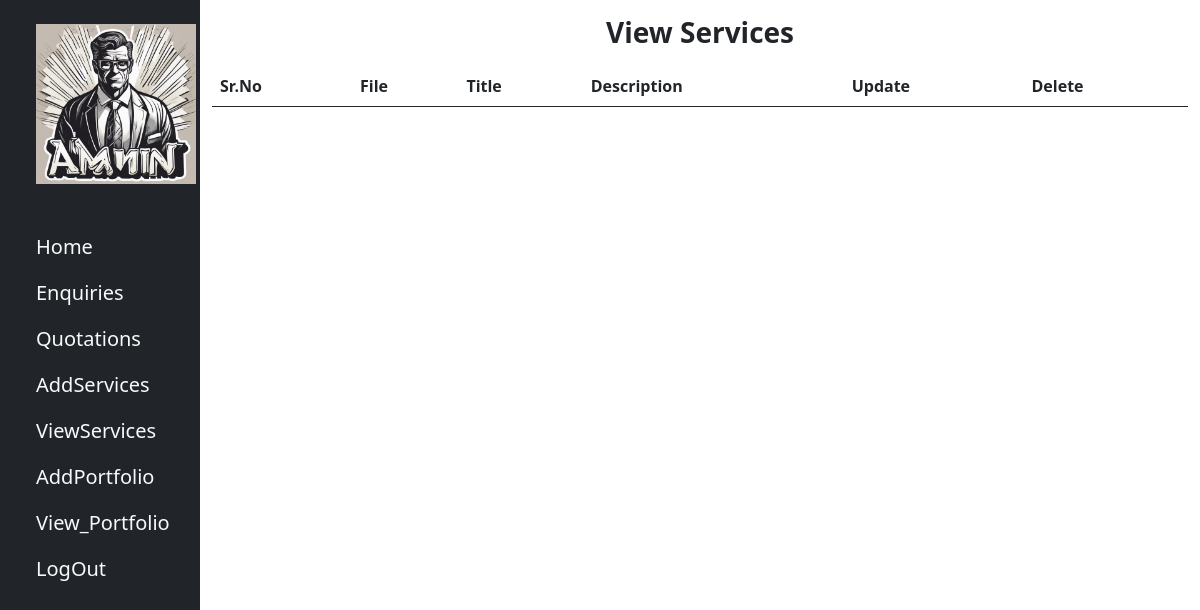
The page /view_services/ on the database as committed earlier.
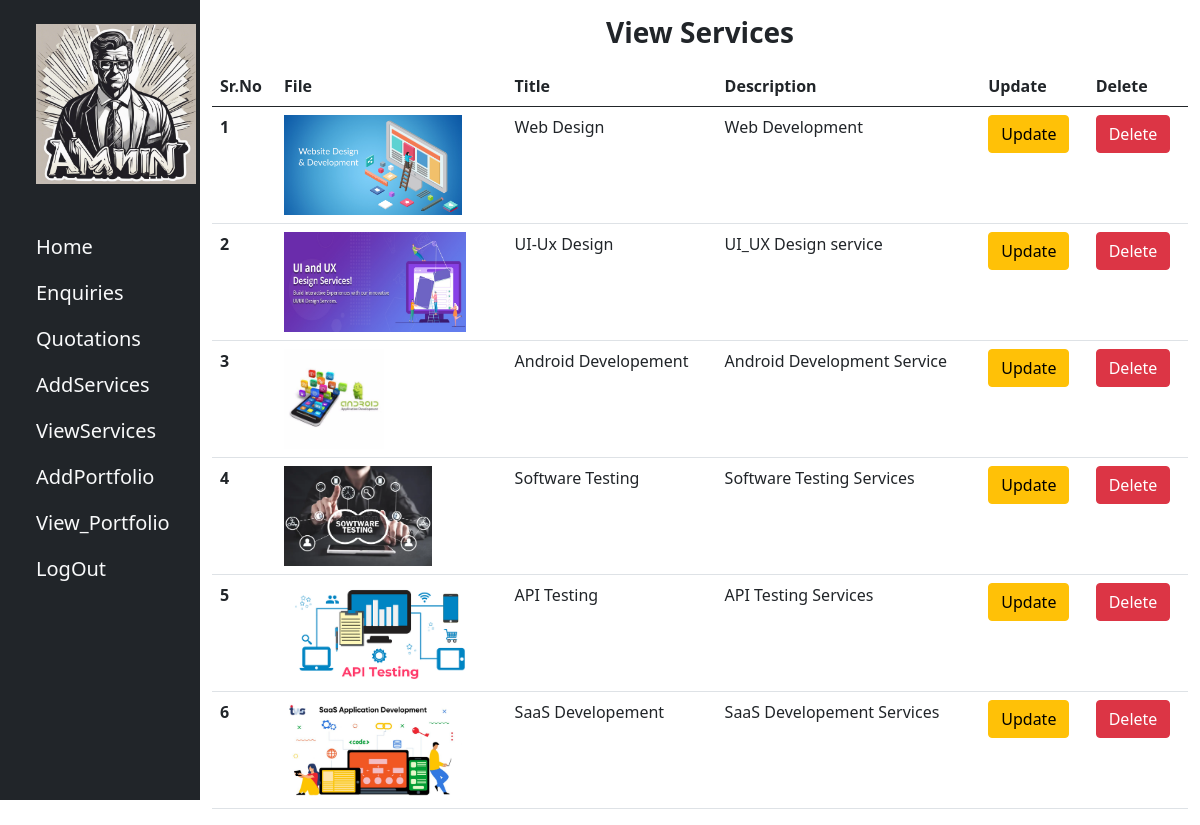
The same page on the database as committed later.
### projectApp/models.py (models this page shows)
class Service(models.Model):
    file=models.FileField(upload_to="images/")
    title=models.CharField(max_length=30)
    description=models.TextField(max_length=50)

### projectApp/views.py (the view)
# urls.py: path("view_services/",views.watch_services,name="watch_services"),
def watch_services(request):
    services=Service.objects.all()
    return render(request,'view_services.html',{'services':services})

### projectApp/templates/view_services.html (shortened to what this page needs)
<!DOCTYPE html>
<html lang="en">
  <head>
    <link
      rel="stylesheet"
      href="https://cdnjs.cloudflare.com/ajax/libs/font-awesome/6.5.1/css/all.min.css"
    />
    <link
      href="https://cdn.jsdelivr.net/npm/bootstrap@5.0.2/dist/css/bootstrap.min.css"
      rel="stylesheet"
    />
  </head>
  <body>
    <div class="container-fluid">
      <div class="row">
        <div class="col-md-2 bg-dark text-light lead vh-100">
          {% include 'side_nav.html' %}
        </div>
        <div class="col-md-10">
          <h3 class="text-center mt-3 mb-3 fw-bold">View Services</h3>
          <table class="table">
            <thead>
              <tr>
                <th scope="col">Sr.No</th>
                <th scope="col">File</th>
                <th scope="col">Title</th>
                <th scope="col">Description</th>
                <th scope="col">Update</th>
                <th scope="col">Delete</th>
              </tr>
            </thead>
            <tbody>
              {% for item in services %}
              <tr>
                <th scope="row">{{ item.id}}</th>
                <td>
                  <img src="{{item.file.url}}" alt="File" height="100px" />
                </td>
                <td>{{item.title}}</td>
                <td>{{item.description}}</td>
                <td><a href="/updateservice/{{item.id}}" class="btn btn-warning">Update</a></td>
                <td>
                  <a
                    href="/delete_view_service/{{item.id}}"
                    class="btn btn-danger"
                    onclick="javascript:return confirm('Are You Sure to Delete')"
                    >Delete</a
                  >
                </td>
              </tr>
              {% endfor %}
            </tbody>
          </table>
        </div>
      </div>
    </div>
  </body>
</html>

Rows that differ between the two databases and show on the page:
added Service: id "1", file (picture), title "Web Design", description "Web Development"
added Service: id "2", file (picture), title "UI-Ux Design", description "UI_UX Design service"
added Service: id "3", file (picture), title "Android Developement", description "Android Development Service"
added Service: id "4", file (picture), title "Software Testing", description "Software Testing Services"
added Service: id "5", file (picture), title "API Testing", description "API Testing Services"
added Service: id "6", file (picture), title "SaaS Developement", description "SaaS Developement Services"
